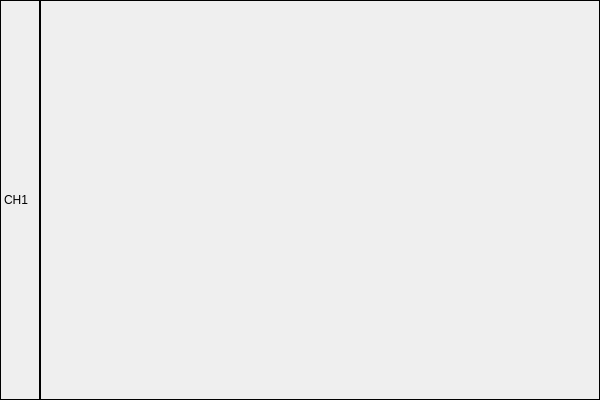
<?xml version="1.0" encoding="UTF-8"?>
<ui version="4.0">
 <class>ChannelViewClass</class>
 <widget class="QWidget" name="ChannelViewClass">
  <property name="geometry">
   <rect>
    <x>0</x>
    <y>0</y>
    <width>600</width>
    <height>400</height>
   </rect>
  </property>
  <property name="windowTitle">
   <string>ChannelView</string>
  </property>
  <layout class="QHBoxLayout" name="horizontalLayout">
   <property name="spacing">
    <number>0</number>
   </property>
   <property name="leftMargin">
    <number>0</number>
   </property>
   <property name="topMargin">
    <number>0</number>
   </property>
   <property name="rightMargin">
    <number>0</number>
   </property>
   <property name="bottomMargin">
    <number>0</number>
   </property>
   <item>
    <widget class="QLabel" name="name">
     <property name="enabled">
      <bool>true</bool>
     </property>
     <property name="sizePolicy">
      <sizepolicy hsizetype="Maximum" vsizetype="Preferred">
       <horstretch>0</horstretch>
       <verstretch>0</verstretch>
      </sizepolicy>
     </property>
     <property name="minimumSize">
      <size>
       <width>40</width>
       <height>0</height>
      </size>
     </property>
     <property name="maximumSize">
      <size>
       <width>40</width>
       <height>16777215</height>
      </size>
     </property>
     <property name="baseSize">
      <size>
       <width>40</width>
       <height>0</height>
      </size>
     </property>
     <property name="frameShape">
      <enum>QFrame::Box</enum>
     </property>
     <property name="text">
      <string>CH1</string>
     </property>
    </widget>
   </item>
   <item>
    <widget class="QFrame" name="frame">
     <property name="frameShape">
      <enum>QFrame::Box</enum>
     </property>
     <layout class="QHBoxLayout" name="horizontalLayout_2">
      <item>
       <widget class="QCustomPlot" name="plot" native="true"/>
      </item>
     </layout>
    </widget>
   </item>
  </layout>
 </widget>
 <layoutdefault spacing="6" margin="11"/>
 <customwidgets>
  <customwidget>
   <class>QCustomPlot</class>
   <extends>QWidget</extends>
   <header>qcustomplot.h</header>
   <container>1</container>
  </customwidget>
 </customwidgets>
 <resources/>
 <connections/>
</ui>
